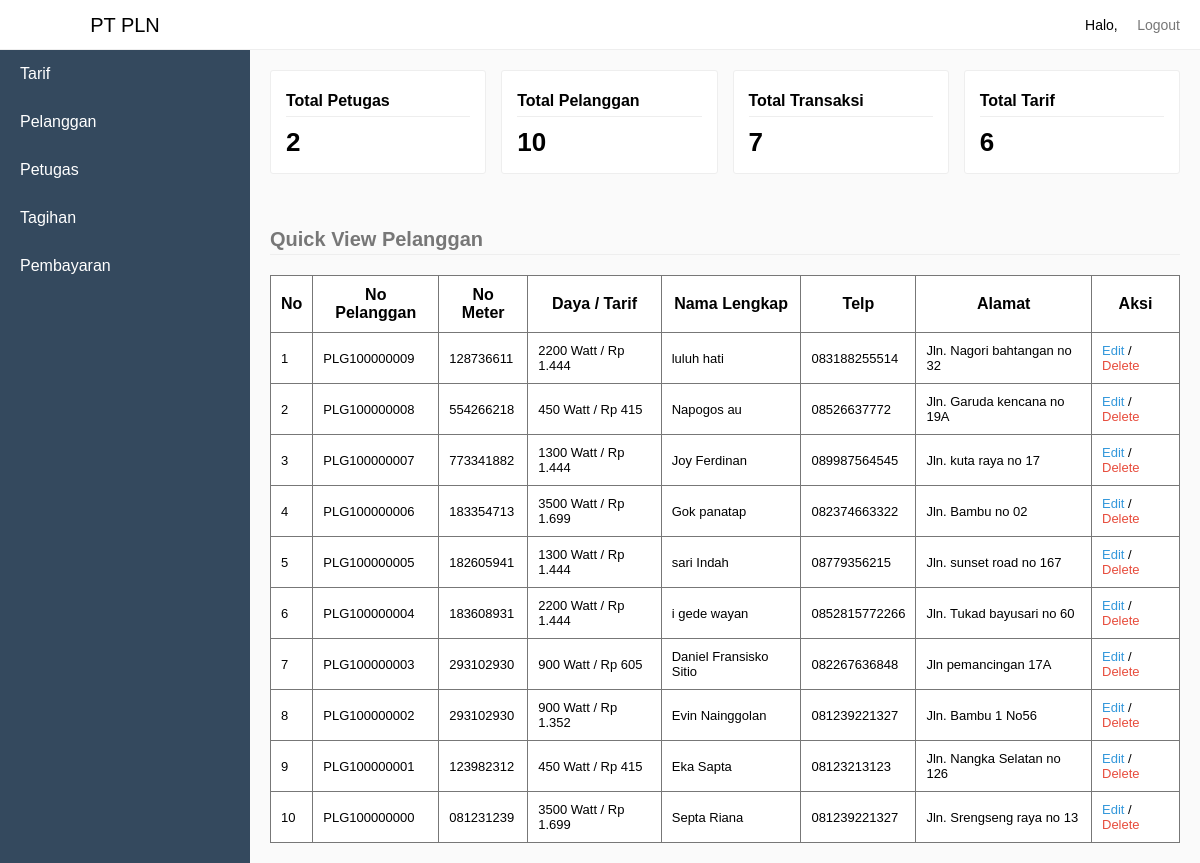
Page /sources/admin/home.php on the committed database.
### tables this page shows
CREATE TABLE `tb_pelanggan` (
  `KodePelanggan` int(11) NOT NULL,
  `NoPelanggan` varchar(100) NOT NULL,
  `NoMeter` varchar(100) NOT NULL,
  `KodeTarif` int(11) NOT NULL,
  `NamaLengkap` varchar(100) NOT NULL,
  `Telp` varchar(16) NOT NULL,
  `Alamat` varchar(255) NOT NULL
);

CREATE TABLE `tb_tarif` (
  `KodeTarif` int(11) NOT NULL,
  `Daya` varchar(50) NOT NULL,
  `TarifPerKwh` double(10,0) NOT NULL,
  `Beban` double(10,0) NOT NULL
);

### sources/admin/home.php (the view, shortened to what this page needs)
<?php
	require_once "sources/maintemplate/header.php";
?>
<div class="information-card">
	<div class="card">
		<div class="card-body">
			<span>Total Petugas</span>
			<h1 class="count">
			<?php
				$selectQuery = mysqli_query($connect, "SELECT * FROM tb_login WHERE Level <> 'Pelanggan'");
				if(mysqli_num_rows($selectQuery) > 0) {
					echo mysqli_num_rows($selectQuery);
				} else {
					echo "0";
				}
			?>
			</h1>
		</div>
	</div>
	<div class="card">
		<div class="card-body">
			<span>Total Pelanggan</span>
			<h1 class="count">
			<?php
				$selectQuery = mysqli_query($connect, "SELECT * FROM tb_pelanggan");
				if(mysqli_num_rows($selectQuery) > 0) {
					echo mysqli_num_rows($selectQuery);
				} else {
					echo "0";
				}
			?>
			</h1>
		</div>
	</div>
	<div class="card">
		<div class="card-body">
			<span>Total Transaksi</span>
			<h1 class="count">
			<?php
				$selectQuery = mysqli_query($connect, "SELECT * FROM tb_tagihan");
				if(mysqli_num_rows($selectQuery) > 0) {
					echo mysqli_num_rows($selectQuery);
				} else {
					echo "0";
				}
			?>
			</h1>
		</div>
	</div>
	<div class="card">
		<div class="card-body">
			<span>Total Tarif</span>
			<h1 class="count">
			<?php
				$selectQuery = mysqli_query($connect, "SELECT * FROM tb_tarif");
				if(mysqli_num_rows($selectQuery) > 0) {
					echo mysqli_num_rows($selectQuery);
				} else {
					echo "0";
				}
			?>
			</h1>
		</div>
	</div>
</div>
<?php
	$selectPlg = mysqli_query($connect, "SELECT * FROM tb_pelanggan INNER JOIN tb_tarif USING(KodeTarif) ORDER BY KodePelanggan DESC");
	if(mysqli_num_rows($selectPlg) > 0) {
?>
<legend>Quick View Pelanggan</legend>
<table style="border-collapse: collapse;margin-top:20px;" border="1">
	<tr>
		<th>No</th>
		<th>No Pelanggan</th>
		<th>No Meter</th>
		<th>Daya / Tarif</th>
		<th>Nama Lengkap</th>
		<th>Telp</th>
		<th>Alamat</th>
		<th>Aksi</th>
	</tr>
	<?php
		$No = 1;
		while($row = mysqli_fetch_assoc($selectPlg)) {
			$msg = "Apakah anda yakin ingin menghapus pelanggan dengan Nomor Pelanggan ".$row['NoPelanggan'];
	?>
	<tr>
		<td><?php echo $No; ?></td>
		<td><?php echo $row['NoPelanggan']; ?></td>
		<td><?php echo $row['NoMeter']; ?></td>
		<td><?php echo $row['Daya']." Watt / Rp ".number_format($row['TarifPerKwh'], 0, '', '.'); ?></td>
		<td><?php echo $row['NamaLengkap']; ?></td>
		<td><?php echo $row['Telp']; ?></td>
		<td><?php echo $row['Alamat']; ?></td>
		<td><a href="index.php?pages=editpelanggan&NoPelanggan=<?php echo $row['NoPelanggan']; ?>">Edit</a> / <a href="index.php?process=deletepelanggan&NoPelanggan=<?php echo $row['NoPelanggan']; ?>" onclick="return deleteAlert('<?php echo $msg; ?>')">Delete</a></td>
	</tr>
	<?php
			$No++;
		}
	?>
</table>
<?php
	} else {
		echo "Data pelanggan Tidak ada";
	}
	require_once "sources/maintemplate/footer.php";

### assets/style.css (style rules this page uses)
* { padding:0; margin:0; box-sizing: border-box; font-family: sans-serif; }
legend { border-bottom: 1px solid #eee; line-height: 30px; margin-bottom: 20px; font-size: 20px; font-weight: bold; color: #777; }
body { background-color: #fafafa; }
table { border-collapse: collapse; border: 1px solid #777; width:100%; background-color: #fff; margin-bottom: 20px; }
table td { font-size: 13px; }
table tr > td:last-child a { text-decoration: none; }
table tr > td:last-child a:last-child { color: #E74C3C; }
table tr > td:last-child a:first-child { color: #3498DB; }
table td, th { border: 1px solid #777; padding: 10px; }
div.content .card { margin-bottom: 50px; }
div.information-card { display: flex; }
div.information-card .card { width:25%; margin-right:15px; }
div.information-card .card:last-child { margin-right: 0px; }
div.card { background-color: #fff; border: 1px solid #eee; border-radius: 3px; }
div.card-body { padding: 15px; }
div.information-card span { font-weight: bold; font-size: 16px; display: block; border-bottom: 1px solid #eee; line-height: 30px; margin-bottom: 10px; }
div.information-card .count { font-size: 26px; font-weight: bold; }

### rows in the picture
tb_pelanggan: NoPelanggan "PLG100000009", NoMeter "128736611", KodeTarif.Daya "2200", KodeTarif.TarifPerKwh "1.444", NamaLengkap "luluh hati", Telp "083188255514", Alamat "Jln. Nagori bahtangan no 32"
tb_pelanggan: NoPelanggan "PLG100000008", NoMeter "554266218", KodeTarif.Daya "450", KodeTarif.TarifPerKwh "415", NamaLengkap "Napogos au", Telp "08526637772", Alamat "Jln. Garuda kencana no 19A"
tb_pelanggan: NoPelanggan "PLG100000007", NoMeter "773341882", KodeTarif.Daya "1300", KodeTarif.TarifPerKwh "1.444", NamaLengkap "Joy Ferdinan", Telp "089987564545", Alamat "Jln. kuta raya no 17"
tb_pelanggan: NoPelanggan "PLG100000006", NoMeter "183354713", KodeTarif.Daya "3500", KodeTarif.TarifPerKwh "1.699", NamaLengkap "Gok panatap", Telp "082374663322", Alamat "Jln. Bambu no 02"
tb_pelanggan: NoPelanggan "PLG100000005", NoMeter "182605941", KodeTarif.Daya "1300", KodeTarif.TarifPerKwh "1.444", NamaLengkap "sari Indah", Telp "08779356215", Alamat "Jln. sunset road no 167"
tb_pelanggan: NoPelanggan "PLG100000004", NoMeter "183608931", KodeTarif.Daya "2200", KodeTarif.TarifPerKwh "1.444", NamaLengkap "i gede wayan", Telp "0852815772266", Alamat "Jln. Tukad bayusari no 60"
tb_pelanggan: NoPelanggan "PLG100000003", NoMeter "293102930", KodeTarif.Daya "900", KodeTarif.TarifPerKwh "605", NamaLengkap "Daniel Fransisko Sitio", Telp "082267636848", Alamat "Jln pemancingan 17A"
tb_pelanggan: NoPelanggan "PLG100000002", NoMeter "293102930", KodeTarif.Daya "900", KodeTarif.TarifPerKwh "1.352", NamaLengkap "Evin Nainggolan", Telp "081239221327", Alamat "Jln. Bambu 1 No56"
tb_pelanggan: NoPelanggan "PLG100000001", NoMeter "123982312", KodeTarif.Daya "450", KodeTarif.TarifPerKwh "415", NamaLengkap "Eka Sapta", Telp "08123213123", Alamat "Jln. Nangka Selatan no 126"
tb_pelanggan: NoPelanggan "PLG100000000", NoMeter "081231239", KodeTarif.Daya "3500", KodeTarif.TarifPerKwh "1.699", NamaLengkap "Septa Riana", Telp "081239221327", Alamat "Jln. Srengseng raya no 13"

### other values in the picture
mysqli_num_rows($selectQuery) "2"
mysqli_num_rows($selectQuery) "10"
mysqli_num_rows($selectQuery) "7"
mysqli_num_rows($selectQuery) "6"
